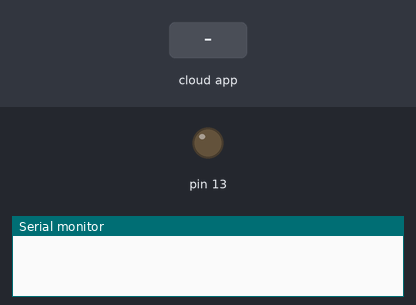
A sketch run on a simulated Arduino Uno, built with avr-gcc and run on an emulated ATmega328P. Shown: output pins drawn as LEDs (lit = HIGH), the last lines printed to the serial monitor. Inputs (shaded band) come from the test bench. The ROS host is connected and sends only what is stated.

Above: at 1.2 s.
1.3 s: the phone or cloud app sets led to 1
At 2.2 s:
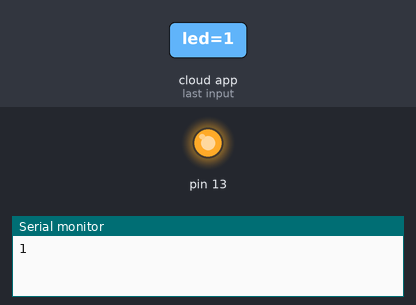
2.8 s: the phone or cloud app sets led to 0
At 3.3 s:
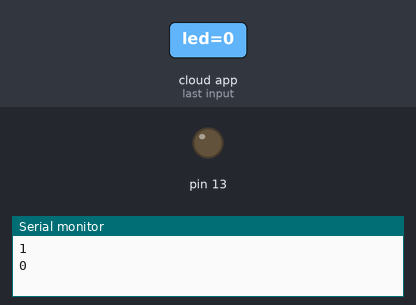
Timing chart, 0 to 5.8 s (numbered marks = the images above; inputs shaded):
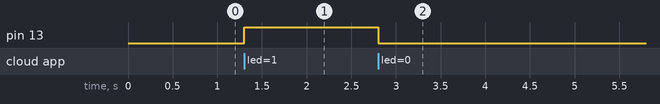

The sketch:

rosserialTest.ino
```cpp
/* rosserial Subscriber Example */

#include <ros.h>
#include <std_msgs/Bool.h>

ros::NodeHandle  nh;

void messageCb( const std_msgs::Bool& msg){
  digitalWrite(13, msg.data);   // set the pin state to the message data;
  Serial.println(msg.data);
}

ros::Subscriber<std_msgs::Bool> sub("/arduino/led", &messageCb );

void setup()
{
  Serial.begin(9600);
  pinMode(13, OUTPUT);
  nh.initNode();
  nh.subscribe(sub);
}

void loop()
{
  nh.spinOnce();
  delay(1);
}
```

Measured:
- after the input at 1.3 s, pin 13: LOW → HIGH at once
- after the input at 2.8 s, pin 13: HIGH → LOW at once
